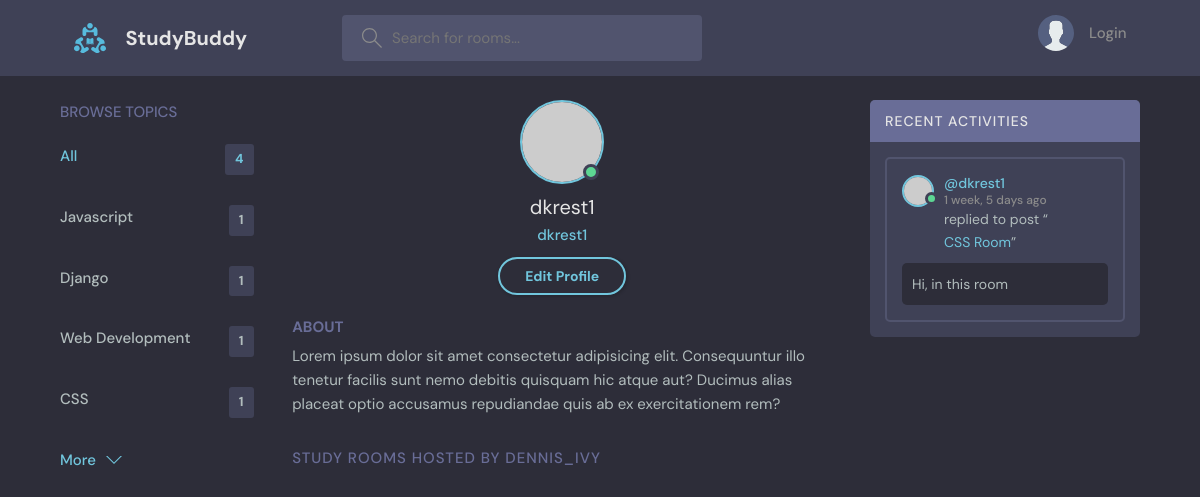
/profile/2, run on an earlier commit of the app's database.
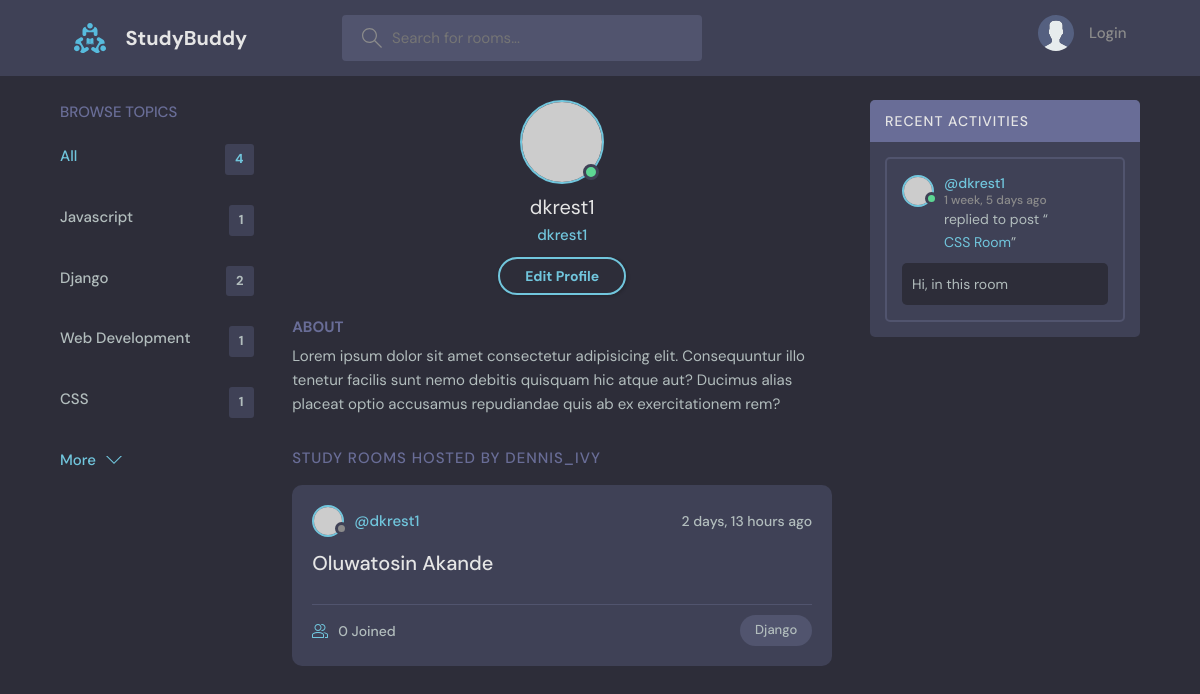
And on a later commit of the database.
### base/models.py (models this page shows, shortened)
class Topic(models.Model):
    name    = models.CharField(max_length=200)

class Message(models.Model):
    user     = models.ForeignKey(User, on_delete=models.CASCADE)
    room     = models.ForeignKey(Room, on_delete=models.CASCADE)
    body     = models.TextField(blank=True)
    updated  = models.DateField(auto_now=True)
    created  = models.DateField(auto_now_add=True)
    class Meta:
        ordering = ["-updated", "-created"]

class Room(models.Model):
    host        = models.ForeignKey(User, on_delete=models.SET_NULL, null=True)
    topic       = models.ForeignKey(Topic, on_delete=models.SET_NULL, null=True)
    name        = models.CharField(max_length=200)
    description = models.TextField(null=True, blank=True)
    participants = models.ManyToManyField(User, related_name="participants", blank=True)
    updated     = models.DateField(auto_now=True)
    created     = models.DateField(auto_now_add=True)
    class Meta:
        ordering = ["-updated", "-created"]
    def __str__(self):
        return str(self.name)

### base/views.py (the view)
# urls.py: path("profile/<int:id>", views.userProfile, name="user-profile"),
def userProfile(request, id):
    user = User.objects.get(id=id)
    rooms = user.room_set.all()
    room_messages = user.message_set.all()
    topics = Topic.objects.all()
    context = {
        "user": user,
        "rooms": rooms,
        "room_messages":room_messages,
        "topics": topics
    }
    return render(request, "base/profile.html", context)

### base/templates/base/profile.html
{% extends "main.html" %}
{% block content %}
  <main class="profile-page layout layout--3">
    <div class="container">
      {% include "base/topics_component.html" %}
      <div class="roomList">
        <div class="profile">
          <div class="profile__avatar">
            <div class="avatar avatar--large active">
              <img src="https://randomuser.me/api/portraits/men/11.jpg" />
            </div>
          </div>
          <div class="profile__info">
            <h3>{{ user.username }}</h3>
            <p>{{user.username}}</p>
            <a href="edit-user.html" class="btn btn--main btn--pill">Edit Profile</a>
          </div>
          <div class="profile__about">
            <h3>About</h3>
            <p>
              Lorem ipsum dolor sit amet consectetur adipisicing elit. Consequuntur illo tenetur
              facilis sunt nemo debitis quisquam hic atque aut? Ducimus alias placeat optio
              accusamus repudiandae quis ab ex exercitationem rem?
            </p>
          </div>
        </div>
        <div class="roomList__header">
          <div>
            <h2>Study Rooms Hosted by dennis_ivy</a>
            </h2>
          </div>
        </div>
        {% include 'base/feed_component.html' %}
      </div>
      {% include "base/activity_component.html" %}
    </div>
  </main>
{% endblock content %}

### templates/main.html (shortened to what this page needs)
<!DOCTYPE html>
<html lang="en">
  {% load static %}
  <head>
    <link rel="stylesheet" href="{% static "styles/style.css" %}" />
  </head>
  <body>
    {% include "navbar.html" %}
    {% block content %} {% endblock content %}
  </body>
</html>

### templates/navbar.html (shortened to what this page needs)
{% load static %}
<header class="header header--loggedIn">
  <div class="container">
    <a href="{% url "home" %}" class="header__logo">
      <img src="{% static "images/logo.svg" %}" />
      <h1>StudyBuddy</h1>
    </a>
    <form class="header__search" method="GET" action="{% url "home" %}">
      <label>
        <input  name="q" placeholder="Search for rooms..." />
      </label>
    </form>
    <nav class="header__menu">
      {% if request.user.is_authenticated %}
      <div class="header__user">
        <a href="profile.html">
          <div class="avatar avatar--medium active">
            <img src="https://randomuser.me/api/portraits/men/37.jpg" />
          </div>
          <p>{{request.user.username}}<span>{{request.user.username}}</span></p>
        </a>
        <button class="dropdown-button">
          <svg
            version="1.1"
            xmlns="http://www.w3.org/2000/svg"
            width="32"
            height="32"
            viewBox="0 0 32 32"
          >
            <title>chevron-down</title>
            <path d="M16 21l-13-13h-3l16 16 16-16h-3l-13 13z"></path>
          </svg>
        </button>
      </div>
      {% else %}
      <a href="{% url "login"  %}">
        <img src="{% static "images/avatar.svg" %}" />
        <p>Login</p>
      </a>
    {% endif %}
    </nav>
  </div>
</header>

### base/templates/base/topics_component.html (shortened to what this page needs)
<div class="topics">
    <div class="topics__header">
      <h2>Browse Topics</h2>
    </div>
    <ul class="topics__list">
      <li>
        <a href="{% url "home" %}" class="active">All <span>{{topics.count}}</span></a>
      </li>
      {% for topic in topics  %}
      <li>
        <a href="{% url 'home' %}?q={{topic.name}}">{{topic.name}}<span>{{topic.room_set.all.count}}</span></a>
      </li>
      {% endfor %}
    </ul>
    <a class="btn btn--link" href="">
      More
      <svg
        version="1.1"
        xmlns="http://www.w3.org/2000/svg"
        width="32"
        height="32"
        viewBox="0 0 32 32"
      >
        <title>chevron-down</title>
        <path d="M16 21l-13-13h-3l16 16 16-16h-3l-13 13z"></path>
      </svg>
    </a>
  </div>

### base/templates/base/feed_component.html (shortened to what this page needs)
{% for room in rooms %}
 <div class="roomListRoom">
        <div class="roomListRoom__header">
          <a href="{% url "user-profile" room.host.id %}" class="roomListRoom__author">
            <div class="avatar avatar--small">
              <img src="https://randomuser.me/api/portraits/women/11.jpg" />
            </div>
            <span>@{{room.host.username}}</span>
          </a>
          <div class="roomListRoom__actions">
            <span>{{room.created|timesince}} ago</span>
          </div>
        </div>
        <div class="roomListRoom__content">
          <a href="{% url "room" room.id %}">{{room.name}}</a>
        </div>
        <div class="roomListRoom__meta">
          <a href="{% url "room" room.id %}" class="roomListRoom__joined">
            {{room.participants.all.count}} Joined
          </a>
          <p class="roomListRoom__topic">{{room.topic.name}}</p>
        </div>
      </div>
{% endfor %}

### base/templates/base/activity_component.html (shortened to what this page needs)
<div class="activities">
    <div class="activities__header">
      <h2>Recent Activities</h2>
    </div>
    {% for message in room_messages %}
    <div class="activities__box">
      <div class="activities__boxHeader roomListRoom__header">
        <a href="{% url "user-profile" user.id  %}" class="roomListRoom__author">
          <div class="avatar avatar--small active">
            <img src="https://randomuser.me/api/portraits/men/13.jpg" />
          </div>
          <p>
            @{{message.user}}
            <span>{{message.created|timesince}} ago</span>
          </p>
        </a>
      </div>
      <div class="activities__boxContent">
        <p>
          replied to post “<a href="{% url 'room' message.room.id %}">{{message.room}}</a
          >”
        </p>
        <div class="activities__boxRoomContent">
        {{message.body }}
        </div>
      </div>
    </div>
    {% endfor %}
  </div>

What changed in the data, as far as the page shows it:
computed for Topic "Django": room_set.all.count "1" → "2"
added Room: host.username "dkrest1", created "2 days, 13 hours", name "Oluwatosin Akande", participants.all.count "0", topic.name "Django"
